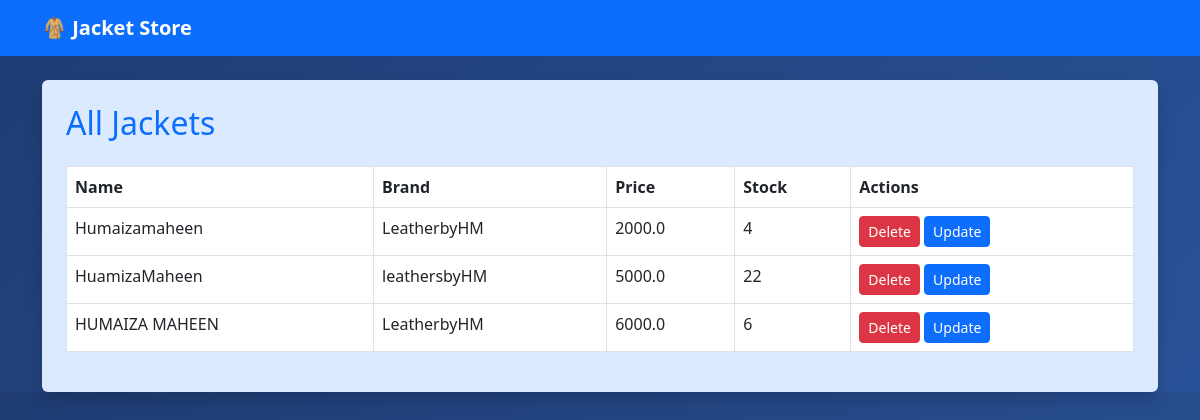
/show/, run on an earlier commit of the app's database.
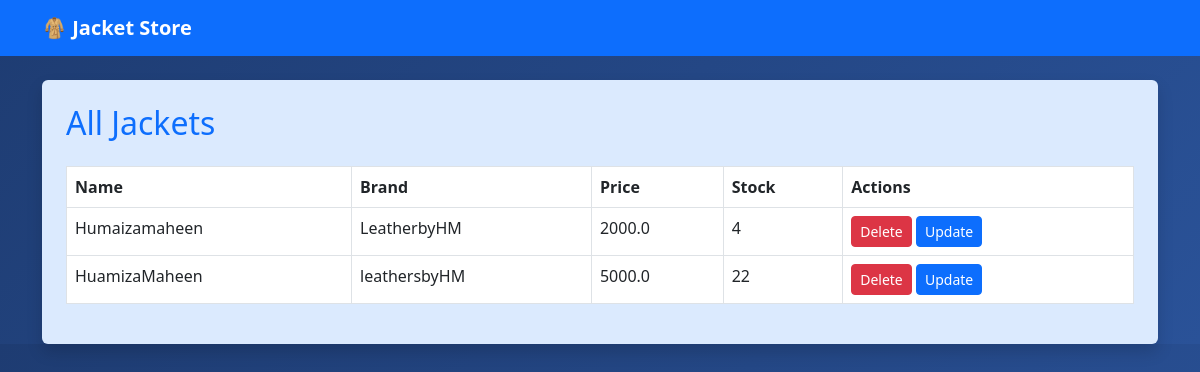
And on a later commit of the database.
### jacket/models.py (models this page shows, shortened)
class Jacket(models.Model):
    CATEGORY_CHOICES = [
        ('Men', 'Men'),
        ('Women', 'Women'),
        ('Unisex', 'Unisex'),
    ]
    MATERIAL_CHOICES = [
        ('Leather', 'Leather'),
        ('Synthetic', 'Synthetic'),
        ('Suede', 'Suede'),
    ]
    j_id = models.AutoField(primary_key=True)
    name = models.CharField(max_length=200)
    brand = models.CharField(max_length=100)
    category = models.CharField(max_length=50, choices=CATEGORY_CHOICES)
    material = models.CharField(max_length=50, choices=MATERIAL_CHOICES)
    color = models.CharField(max_length=50)
    size = models.CharField(max_length=20)
    price = models.FloatField()
    stock = models.IntegerField()
    description = models.TextField()
    image = models.ImageField(upload_to='jacket_images/', null=True, blank=True)

### jacket/views.py (the view)
# urls.py: path('show/', views.showAll),
def showAll(request):
    data = Jacket.objects.all()
    return render(request, 'show.html', {'data': data})

### templates/show.html
{% extends "base.html" %}
{% block content %}
<div class="p-4 rounded shadow" style="background:#dbeafe;">
<h2 class="text-primary mb-4">All Jackets</h2>
<table class="table table-bordered bg-white text-dark">
<tr>
<th>Name</th><th>Brand</th><th>Price</th><th>Stock</th><th>Actions</th>
</tr>
{% for j in data %}
<tr>
<td>{{ j.name }}</td>
<td>{{ j.brand }}</td>
<td>{{ j.price }}</td>
<td>{{ j.stock }}</td>
<td>
<a href="../delete?id={{j.j_id}}" class="btn btn-danger btn-sm">Delete</a>
<a href="../update?id={{j.j_id}}" class="btn btn-primary btn-sm">Update</a>
</td>
</tr>
{% endfor %}
</table>
</div>
{% endblock %}

### templates/base.html (shortened to what this page needs)
<!DOCTYPE html>
<html>
<head>
    <link href="https://cdn.jsdelivr.net/npm/bootstrap@5.3.0/dist/css/bootstrap.min.css" rel="stylesheet">
</head>
<body style="background: linear-gradient(135deg, #1e3c72, #2a5298); color:white;">
<nav class="navbar navbar-dark bg-primary">
  <div class="container">
    <a href="/" class="navbar-brand fw-bold">🧥 Jacket Store</a>
  </div>
</nav>
<div class="container mt-4">
{% block content %}{% endblock %}
</div>
</body>
</html>

What changed in the data, as far as the page shows it:
removed Jacket: name "HUMAIZA MAHEEN", brand "LeatherbyHM", price "6000.0", stock "6"
